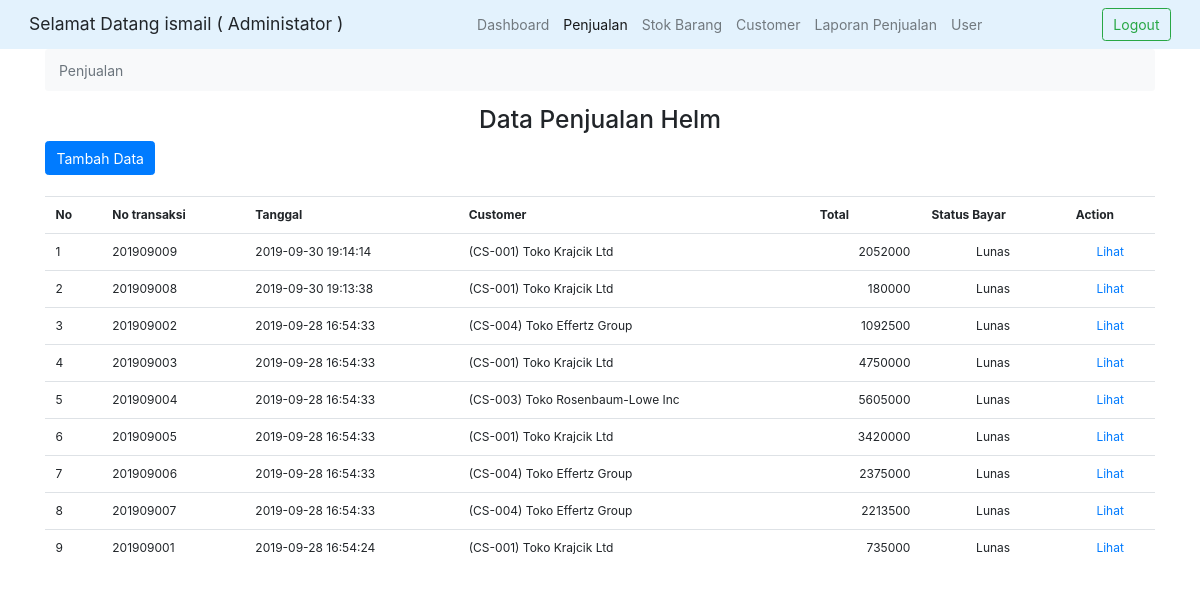
Page /penjualan.php (signed in) on the committed database.
### tables this page shows
CREATE TABLE `faktur` (
  `id` int(11) NOT NULL AUTO_INCREMENT,
  `no_transaksi` varchar(255) NOT NULL,
  `tanggal` timestamp NULL DEFAULT NULL ON UPDATE CURRENT_TIMESTAMP,
  `customer_id` int(11) unsigned NOT NULL,
  `total` int(20) DEFAULT '0',
  `diskon` int(20) DEFAULT '0',
  `status_bayar` varchar(255) DEFAULT NULL,
  PRIMARY KEY (`id`)
);

### penjualan.php (the view)
<?php
    include('template/header.php');
    $query = 'SELECT
            faktur.*,
            (faktur.total - faktur.diskon) AS harga,
            CONCAT("(",customer.kode, ") ",customer.nama) AS nama
            FROM faktur
            INNER JOIN customer ON faktur.customer_id = customer.id
            ORDER BY tanggal DESC';
    $result = $db->query($query);
    $i = 1;
?>
<div class="container">
<nav aria-label="breadcrumb">
    <ol class="breadcrumb bg-light">
    <li class="breadcrumb-item active" aria-current="page">Penjualan</li>
    </ol>
</nav>
<div class="text-center">
    <h3>Data Penjualan Helm</h3>
</div>
<a href="create_faktur.php" class="btn btn-primary">Tambah Data</a>
<br>
<br>
<table class="table">
    <tr>
        <th>No</th>
        <th>No transaksi</th>
        <th>Tanggal</th>
        <th>Customer</th>
        <th>Total</th>
        <th>Status Bayar</th>
        <th>Action</th>
    </tr>
    <?php while($data = $result->fetch_object()){ ?>
        <tr>
            <td><?php echo $i;$i++; ?></td>
            <td><?php echo $data->no_transaksi ?></td>
            <td><?php echo $data->tanggal ?></td>
            <td><?php echo $data->nama ?></td>
            <td align="right"><?php echo $data->harga ?></td>
            <td align="center"><?php echo $data->status_bayar ?></td>
            <td align="center">
                <a href="detail_faktur.php?id=<?php echo $data->id ?>">Lihat</a>
            </td>
        </tr>
    <?php } ?>
</table>
</div>
<?php include('template/footer.php') ?>

### style.css (style rules this page uses)
html { font-size: 14px; }
body table { font-size: 12px; }

### rows in the picture
faktur: no_transaksi "201909009", tanggal "2019-09-30 19:14:14", nama "(CS-001) Toko Krajcik Ltd", harga "2052000", status_bayar "Lunas"
faktur: no_transaksi "201909008", tanggal "2019-09-30 19:13:38", nama "(CS-001) Toko Krajcik Ltd", harga "180000", status_bayar "Lunas"
faktur: no_transaksi "201909002", tanggal "2019-09-28 16:54:33", nama "(CS-004) Toko Effertz Group", harga "1092500", status_bayar "Lunas"
faktur: no_transaksi "201909003", tanggal "2019-09-28 16:54:33", nama "(CS-001) Toko Krajcik Ltd", harga "4750000", status_bayar "Lunas"
faktur: no_transaksi "201909004", tanggal "2019-09-28 16:54:33", nama "(CS-003) Toko Rosenbaum-Lowe Inc", harga "5605000", status_bayar "Lunas"
faktur: no_transaksi "201909005", tanggal "2019-09-28 16:54:33", nama "(CS-001) Toko Krajcik Ltd", harga "3420000", status_bayar "Lunas"
faktur: no_transaksi "201909006", tanggal "2019-09-28 16:54:33", nama "(CS-004) Toko Effertz Group", harga "2375000", status_bayar "Lunas"
faktur: no_transaksi "201909007", tanggal "2019-09-28 16:54:33", nama "(CS-004) Toko Effertz Group", harga "2213500", status_bayar "Lunas"
faktur: no_transaksi "201909001", tanggal "2019-09-28 16:54:24", nama "(CS-001) Toko Krajcik Ltd", harga "735000", status_bayar "Lunas"

### other values in the picture
$user->name "ismail"
$user->role "Administator"
